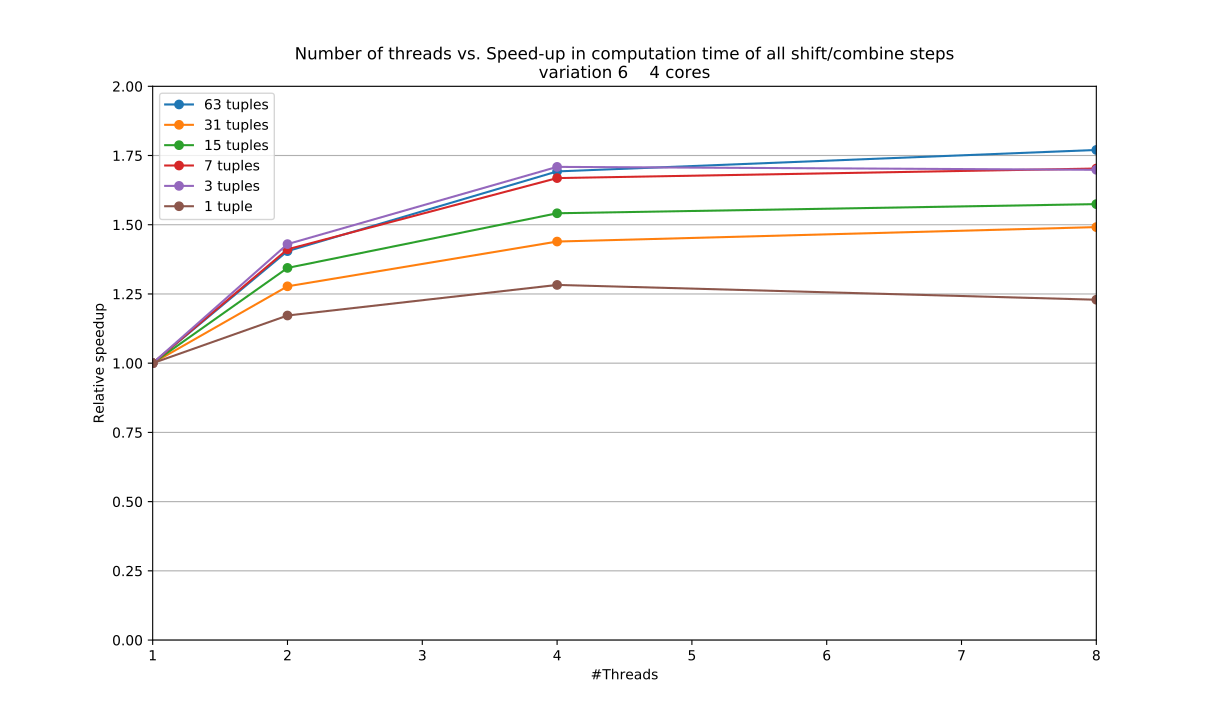

Generate this figure with Python:
import numpy as np
import matplotlib.pyplot as plt


stats = np.loadtxt('comparison6b.csv', delimiter=',', skiprows=1)

stats1 = stats[stats[:,0]==1]
stats2 = stats[stats[:,0]==3]
stats3 = stats[stats[:,0]==7]
stats4 = stats[stats[:,0]==15]
stats5 = stats[stats[:,0]==31]
stats6 = stats[stats[:,0]==63]

# Base tuples!!

f, (ax1) = plt.subplots(1, 1, sharey=True)
ax1.plot(stats6[:,1],stats6[0,2]/stats6[:,2],marker='o')
ax1.plot(stats5[:,1],stats5[0,2]/stats5[:,2],marker='o')
ax1.plot(stats4[:,1],stats4[0,2]/stats4[:,2],marker='o')
ax1.plot(stats3[:,1],stats3[0,2]/stats3[:,2],marker='o')
ax1.plot(stats2[:,1],stats2[0,2]/stats2[:,2],marker='o')
ax1.plot(stats1[:,1],stats1[0,2]/stats1[:,2],marker='o')
ax1.set_title('Number of threads vs. Speed-up in computation time of all shift/combine steps\nvariation 6    4 cores')
ax1.axis([1,8,0,2])
ax1.set_xlabel('#Threads')
ax1.set_ylabel('Relative speedup')
ax1.grid(True, 'major', 'y')
ax1.legend(('63 tuples','31 tuples','15 tuples','7 tuples','3 tuples','1 tuple'))
plt.show()
#plt.savefig('comparison6b.pdf')
